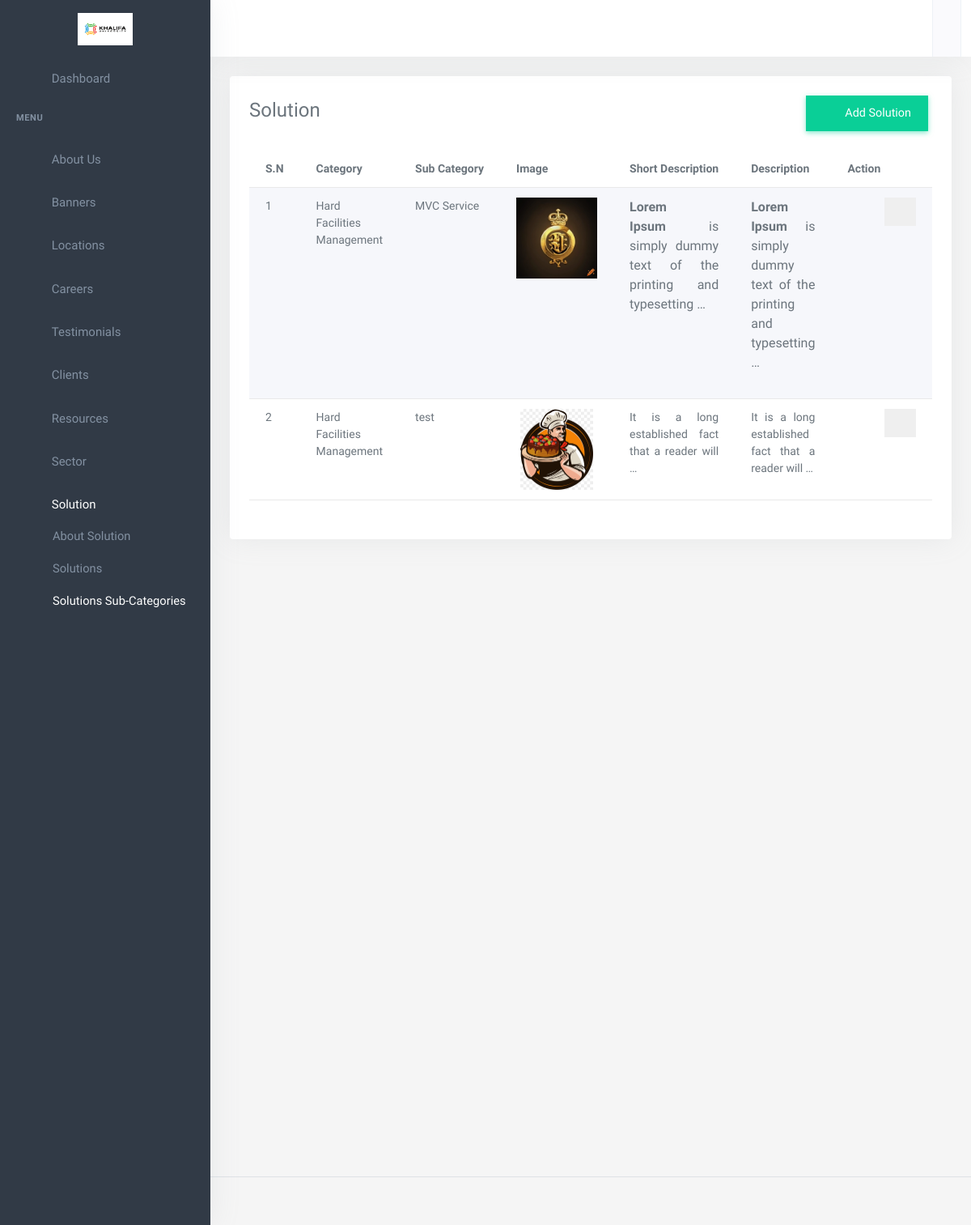
The app's page /dashboard/solution/sub-category with its own data.
### about/models.py (models this page shows, shortened)
class OrganizationSetting(models.Model):
    logo =models.ImageField(verbose_name='Organization Logo',upload_to='aboutus/')
    fav_icon = models.ImageField(verbose_name='Organization Fav Icon',upload_to='aboutus/')
    site_name = models.CharField(verbose_name='Organization Name',max_length=150)
    location = models.CharField(verbose_name='Organizaton Location', max_length=200)
    phone_number = models.CharField(verbose_name='Organization Phone Number',max_length=150)
    email = models.EmailField(verbose_name='Organization Email')
    fb_url = models.URLField(verbose_name='Facebook Page URL', null=True,blank=True)
    tw_url = models.URLField(verbose_name='Twitter URL', null=True,blank=True)
    insta_url = models.URLField(verbose_name='Instagram Page URL', null=True,blank=True)
    linkedin_url = models.URLField(verbose_name='Linkedin URL', null=True,blank=True)

### app/models.py (models this page shows, shortened)
class SolutionSubCategory(models.Model):
    category = models.ForeignKey(Solutions, on_delete= models.CASCADE, related_name='solution_sub_category')
    sub_category_name = models.CharField(max_length=150)
    image = models.ImageField(verbose_name=' Main Image',upload_to='solutionimages/')
    short_descriptions = RichTextField(verbose_name='Short Descriptions')
    descriptions = RichTextField(verbose_name='Enter descriptions')
    slug = AutoSlugField(populate_from='sub_category_name', unique=True, default=None)

class Solutions(models.Model):
    icon_image = models.ImageField(verbose_name='Solution Icon Image',upload_to='solutionimages/')
    image = models.ImageField(verbose_name='Solution Main Image',upload_to='solutionimages/')
    title = models.CharField(verbose_name='Solution Name',max_length=150)
    short_descriptions = models.TextField(verbose_name='Enter short descriptions', max_length=300)
    descriptions = RichTextField(verbose_name='Enter descriptions')
    slug = AutoSlugField(populate_from='title', unique=True, default=None)
    class Meta:
        ordering =['id']
        verbose_name='Solution'
        verbose_name_plural = 'Solutions'
    def __str__(self) -> str:
        return self.title

### app2/views.py (the view)
# urls.py: path('solution/sub-category',SolutionSubCategoryListView.as_view(), name='solution_sub_category'),
class SolutionSubCategoryListView(generic.ListView):
    model = SolutionSubCategory
    template_name ='app2/solution_sub_category.html'
    context_object_name ='solution_sub_categories'

### app/context_processor.py (called while the page is built)
def solutions(request):
    solutions_data = Solutions.objects.all()
    context = {
        'solution_category': solutions_data
    }
    return context

def sectors(request):
    secots_all = Sector.objects.all()
    context = {
        'secotrs':secots_all
    }
    return context

def career_category(request):
    categories = Category.objects.all()
    return({
        'careers_categories':categories
    })

def organizationsetting(request):
    organization_setting = OrganizationSetting.objects.first()
    return ({
        'organization_settings': organization_setting
    })

def locations(request):
    all_office_locations = Office.objects.all()[:5]
    return({
        'office_locations':all_office_locations
    })

### app2/templates/app2/solution_sub_category.html (shortened to what this page needs)
{% extends 'app2/base.html' %}
{% load static %}
{% block body %}
<div class="content-page">
    <div class="content">
        <div class="container-fluid">
            <div class="row pt-3">
                <div class="col-12">
                    <div class="card">
                        <div class="card-body">
                            <div class="row mb-2">
                                <div class="col-sm-6">
                                    <div class="fs-3 text-capitalize"> Solution</div>
                                </div>
                                <div class="col-sm-6">
                                    <a href="{% url 'dashboard:solution_sub_category_create' %}" class="btn btn-success mb-2 float-end rounded-0 text-capitalize"><i class="mdi mdi-plus-circle me-2"></i> Add Solution</a>
                                </div>
                            </div>
                            <div class="tab-content ">
                                <table id="datatable-buttons" class="table table-striped dt-responsive nowrap w-100 ">
                                    <thead>
                                        <tr>
                                            <th >S.N</th>
                                            <th>Category</th>
                                            <th class="text-nowrap">Sub Category</th>
                                            <th>Image</th>
                                            <th class="text-nowrap">Short Description</th>
                                            <th>Description</th>
                                            <th style="width: 170px;">Action</th>
                                        </tr>
                                    </thead>
                                    <tbody>
                                    {%for solution in solution_sub_categories %}
                                    <tr>
                                        <td>
                                            {{forloop.counter}}
                                        </td>
                                        <td style="width:auto; text-align:justify;">
                                            {{solution.category}}
                                        </td>
                                        <td style="width:auto; text-align:justify;">
                                            {{solution.sub_category_name}}
                                        </td>
                                        <td>
                                            <div class="image-gallery" >
                                                <img class="thumbnail object-fit-contain " src="{{solution.image.url}}" style="height: 100px; width: 100px;" alt="Thumbnail Image">
                                            </div>
                                        </td>
                                        <td style="width:auto; text-align:justify;">
                                            {{solution.short_descriptions|safe|truncatewords:10}}
                                        </td>
                                        <td style="width:auto; text-align:justify;">
                                            {{solution.descriptions|safe|truncatewords:10}}
                                        </td>
                                        <td>
                                            <a href="{% url 'dashboard:solution_sub_category_update' solution.slug %}" class="action-icon"> <i class="mdi mdi-square-edit-outline"></i></a>
                                            <button type="button"  data-bs-toggle="modal" data-bs-target="#solutionDeleteModal_{{solution.id}}" class="border-0 text-danger float-end rounded-0">
                                                <i class="mdi mdi-delete"></i>
                                            </button>
                                        </td>
                                    </tr>
                                    {%endfor%}
                                    </tbody>
                                </table>
                            </div>
                        </div>
                    </div>
                </div>
            </div>
        </div>
    </div>
</div>
{%endblock%}

### app2/templates/app2/base.html (shortened to what this page needs)
{% load static %}
<!DOCTYPE html>
<html lang="en">
    <head>
        <link rel="stylesheet" href="{% static 'app2/assets/vendor/jquery-toast-plugin/jquery.toast.min.css'%}">
        <link href="{% static 'app2/assets/css/app-saas.min.css'%}" rel="stylesheet" type="text/css" id="app-style" />
        <link href="{% static 'app2/assets/css/icons.min.css'%}" rel="stylesheet" type="text/css" />
        <link href="{% static 'app2/assets/vendor/bootstrap-datepicker/css/bootstrap-datepicker.min.css'%}" rel="stylesheet" type="text/css" />
        <link href="{% static 'app2/assets/vendor/select2/css/select2.min.css'%}" rel="stylesheet" type="text/css" />
        <link href="{% static 'app2/assets/vendor/datatables.net-bs5/css/dataTables.bootstrap5.min.css'%}" rel="stylesheet" type="text/css" />
        <link href="{% static 'app2/assets/vendor/datatables.net-responsive-bs5/css/responsive.bootstrap5.min.css'%}" rel="stylesheet" type="text/css" />
        <link href="{% static 'app2/assets/css/app-saas.min.css'%}" rel="stylesheet" type="text/css" id="app-style" />
        <link href="{% static 'app2/assets/css/icons.min.css'%}" rel="stylesheet" type="text/css" />
        <link href="https://cdn.jsdelivr.net/npm/summernote@0.8.16/dist/summernote-lite.min.css" rel="stylesheet">
    </head>
    <link rel="stylesheet" href="https://maxcdn.bootstrapcdn.com/font-awesome/4.7.0/css/font-awesome.min.css">
    <body>
        <div class="wrapper">
            <div class="navbar-custom">
                <div class="topbar container-fluid justify-content-between">
                    <div class="d-flex align-items-center  gap-lg-2 gap-1">
                        <button class="button-toggle-menu sm:float-end">
                            <i class="mdi mdi-menu"></i>
                        </button>
                    </div>
                    <ul class="topbar-menu d-flex align-items-center gap-3">
                        <li class="d-none d-sm-inline-block">
                            <a class="nav-link" data-bs-toggle="offcanvas" href="#theme-settings-offcanvas">
                                <i class="ri-settings-3-line font-22"></i>
                            </a>
                        </li>
                        <li class="d-none d-sm-inline-block">
                            <div class="nav-link" id="light-dark-mode" data-bs-toggle="tooltip" data-bs-placement="left" title="Theme Mode">
                                <i class="ri-moon-line font-22"></i>
                            </div>
                        </li>
                        <li class="d-none d-md-inline-block">
                            <a class="nav-link" href="#" data-toggle="fullscreen">
                                <i class="ri-fullscreen-line font-22"></i>
                            </a>
                        </li>
                        <li class="dropdown">
                            <a class="nav-link dropdown-toggle arrow-none nav-user px-2" data-bs-toggle="dropdown" href="#" role="button" aria-haspopup="false" aria-expanded="false">
                            </a>
                        </li>
                    </ul>
                </div>
            </div>
            <div class="leftside-menu">
                <a href="{% url 'dashboard:index' %}" class="logo logo-light">
                    <span class="logo-lg">
                        <img src="{{organization_settings.logo.url}}" alt="logo" style="height: 40px;">
                    </span>
                </a>
                <div class="h-100" id="leftside-menu-container" data-simplebar>
                    <ul class="side-nav">
                        <li class="side-nav-item">
                            <a href="{% url 'dashboard:index' %}" class="side-nav-link">
                                <i class="uil-home-alt"></i>
                                <span> Dashboard </span>
                            </a>
                        </li>
                        <li class="side-nav-title">Menu</li>
                        <li class="side-nav-item">
                            <a data-bs-toggle="collapse" href="#sidebarPages2" aria-expanded="false" aria-controls="sidebarPages" class="side-nav-link">
                                <i class="uil-home"></i>
                                <span> About Us </span>
                                <span class="menu-arrow"></span>
                            </a>
                        </li>
                        <li class="side-nav-item">
                            <a href="{% url 'dashboard:banners' %}" class="side-nav-link">
                                <i class="uil-book"></i>
                                <span> Banners </span>
                            </a>
                        </li>
                        <li class="side-nav-item">
                            <a data-bs-toggle="collapse" href="#sidebarPages" aria-expanded="false" aria-controls="sidebarPages" class="side-nav-link">
                                <i class="uil-location"></i>
                                <span> Locations </span>
                                <span class="menu-arrow"></span>
                            </a>
                        </li>
                        <li class="side-nav-item">
                            <a data-bs-toggle="collapse" href="#sidebarPages1" aria-expanded="false" aria-controls="sidebarPages" class="side-nav-link">
                                <i class="uil-book"></i>
                                <span> Careers </span>
                                <span class="menu-arrow"></span>
                            </a>
                        </li>
                        <li class="side-nav-item">
                            <a href="{% url 'dashboard:testimonials' %}" class="side-nav-link">
                                <i class="uil-book"></i>
                                <span> Testimonials </span>
                            </a>
                        </li>
                        <li class="side-nav-item">
                            <a href="{% url 'dashboard:client_list' %}" class="side-nav-link">
                                <i class="uil-user"></i>
                                <span> Clients </span>
                            </a>
                        </li>
                        <li class="side-nav-item">
                            <a data-bs-toggle="collapse" href="#sidebarPages4" aria-expanded="false" aria-controls="sidebarPages" class="side-nav-link">
                                <i class="uil-diamond"></i>
                                <span> Resources </span>
                                <span class="menu-arrow"></span>
                            </a>
                        </li>
                        <li class="side-nav-item">
                            <a data-bs-toggle="collapse" href="#sidebarPages5" aria-expanded="false" aria-controls="sidebarPages" class="side-nav-link">
                                <i class="uil-user"></i>
                                <span> Sector </span>
                                <span class="menu-arrow"></span>
                            </a>
                        </li>
                        <li class="side-nav-item">
                            <a data-bs-toggle="collapse" href="#sidebarPages6" aria-expanded="false" aria-controls="sidebarPages" class="side-nav-link">
                                <i class="uil-user"></i>
                                <span>Solution </span>
                                <span class="menu-arrow"></span>
                            </a>
                            <div class="collapse" id="sidebarPages6">
                                <ul class="side-nav-second-level">
                                    <li>
                                        <a href="{% url 'dashboard:solution'   %}">About Solution</a>
                                    </li>
                                    <li>
                                        <a href="{% url 'dashboard:solution_list'   %}"> Solutions</a>
                                    </li>
                                    <li>
                                        <a href="{% url 'dashboard:solution_sub_category'   %}"> Solutions Sub-Categories</a>
                                    </li>
                                </ul>
                            </div>
                        </li>
                    </ul>
                </div>
            </div>
  {% block body %}
  {% endblock  %}
        <footer class="footer">
            <div class="container-fluid">
                <div class="row">
                    <div class="col-md-6">
                    </div>
                    <div class="col-md-6">
                    </div>
                </div>
            </div>
        </footer>
    </div>
                        </body>
                        </html>

### app2/templates/app2/base.html (style rules this page uses)
p { font-size: 16px; margin-bottom: 20px; }
.btn { margin: 0 5px; padding: 10px 20px; border-radius: 5px; cursor: pointer; }

### records on screen
OrganizationSetting: logo (picture)
SolutionSubCategory: category "Hard Facilities Management", sub_category_name "MVC Service", image (picture), short_descriptions "Lorem Ipsum is simply dummy text of the printing and typesetting …", descriptions "Lorem Ipsum is simply dummy text of the printing and typesetting …"
SolutionSubCategory: category "Hard Facilities Management", sub_category_name "test", image (picture), short_descriptions "It is a long established fact that a reader will …", descriptions "It is a long established fact that a reader will …"
